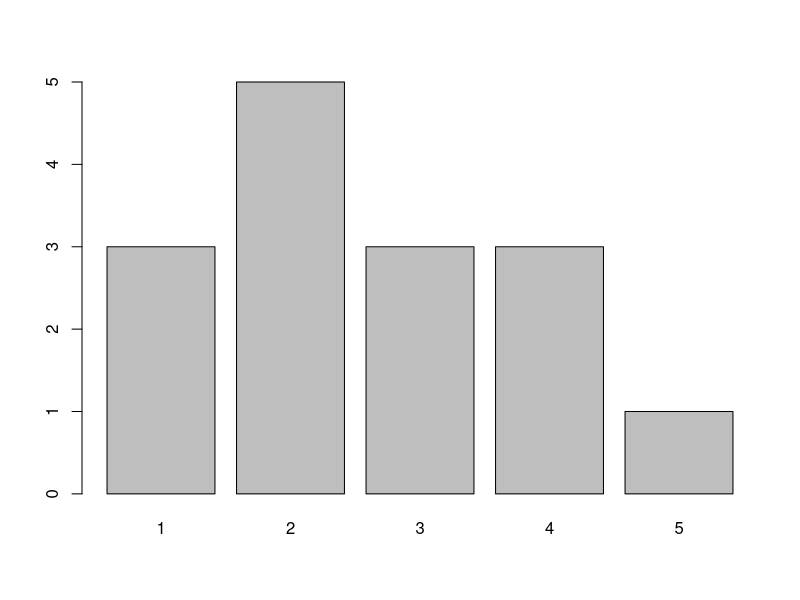

Write the R code that produced this figure. (Note: this script raises an error after producing the figure.)
#(a)Take a random vector and probability associated with it and plot it with a bar graph

barplot(table(sample(1:5, size = 15, replace = T,prob = c(0.3,0.8,0.6,0.4,0.2))));

#(b)create a cumulative frequency table and plot the cumulative frequency against each sample point  in the vector
data <-table(vec);

cumfreq_data <- cumsum(data);
print (cumfreq_data);


barplot(cumfreq_data);


#(c) 
n<-0:10
probability<-dbinom(x = n,size = 10,prob = 0.16);
plot(x = n,y = probability,type = 'h',xlab = " ",ylab = "Probability", sub = "Number of kids with blue eyes");


#(d) 
par(mfrow=c(2,2)) 
plot(0:10,dbinom(0:10,10,0.05),type='h',xlab="",ylab="Prob", sub="p=0.05")
plot(0:10,dbinom(0:10,10,0.2),type='h',xlab="",ylab="Prob", sub="p=0.2")
plot(0:10,dbinom(0:10,10,0.5),type='h',xlab="",ylab="Prob", sub="p=0.5")
plot(0:10,dbinom(0:10,10,0.8),type='h',xlab="",ylab="Prob", sub="p=0.8")

#(e) 
c<-0:10
poisson<-dpois(x = c, 0.2)
data.frame("Prob"=y,row.names=x) 
plot(x = c,y = poisson,type = 'h',xlab = "Sequence Errors",ylab = "Probability")